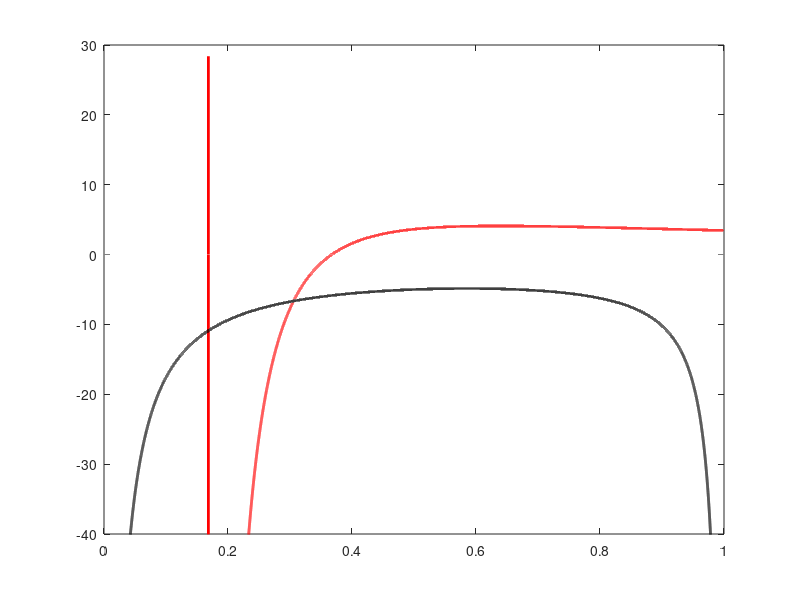

The MATLAB source for this figure: (Note: this script raises an error after producing the figure.)
%%
close all; clear all;
global pop beta r c gamma amax amin I0 sigma Tend term_I
pop =1;
beta = 0.06;%0.0232/pop;%0.06;
r = 0.1;%0.39;
c = 0.2;%6.83;
gamma = 1.0/110.0;
amax = 0.9;
amin = 0.2;
I0 = 0.7;
sigma = 0.5;
Tend = 1000;

f = @(t,y)odeswitch(t,y,amin,amax,r,sigma,beta,pop,c,gamma);
t =0:0.01:1000;
ivals = linspace(0,pop,length(t));
figure()
%ylim([-40,0])
%hold on;
plot(ivals, (c*ivals-amax*r*(pop-sigma*ivals))./(ivals.*(amax*beta*(pop*ivals)-gamma)),'linewidth',2,'color','red')
hold on;
%plot(ivals, (c*ivals+amin*r*(pop-sigma*ivals))./(ivals.*(amin*beta*(pop*ivals)-gamma)),'linewidth',2,'color','blue')
ylim([-40,30])
xlim([0,1])
plot(ivals, -r*(pop - sigma*ivals)./(beta*(pop-ivals).*ivals),'linewidth',2,'color','black')
plot(ivals, zeros(length(ivals),1),'LineStyle','--','color',[0.7 0.7 0.7])
%legend('Terminal condition, a(T)=M','Terminal condition, a(T)=m','Switching curve')

%%
options = odeset('Events', @(t,y)term_cond(t, y),'RelTol',1e-8);

f = @(t,y)odeswitch(t,y,amin,amax,r,sigma,beta,pop,c,gamma);
y0=[-20,I0];
[T,Y] = ode45(f,[0, Tend],y0, options);
plot(Y(:,2),Y(:,1),'linewidth',2, 'LineStyle',':', 'Color','k')
[a,~,~] = get_a(Y(:,2),Y(:,1),pop,r,sigma,beta,amin,amax);
payoff=trapz(T,r*a.*(pop-sigma*Y(:,2)) - c*Y(:,2));
text_x1 = Y(end,2);
text_y1 = Y(end,1)+1;
text_x2 = Y(1,2);
text_y2 = Y(1,1);
label = sprintf('%.1f',payoff);
label2 = sprintf('%.1f',T(end));
text(text_x1, text_y1, label, 'Color', 'k', 'FontSize',8);
text(text_x2, text_y2,label2, 'Color', 'k', 'FontSize',8);
term_I = Y(end,2);

options = odeset('Events', @(t,y)term_cond2(t, y),'RelTol',1e-8);

for l0 = linspace(-30,0,5000)
    y0=[l0,I0];
    [T,Y] = ode45(f,[0, Tend],y0, options);
    if T(end)<1000
        plot(Y(:,2),Y(:,1),'linewidth',1.5)
        [a,~,~] = get_a(Y(:,2),Y(:,1),pop,r,sigma,beta,amin,amax);
        payoff=trapz(T,r*a.*(pop-sigma*Y(:,2)) - c*Y(:,2));
        text_x1 = Y(end,2);
        text_y1 = Y(end,1);
        text_x2 = Y(1,2);
        text_y2 = Y(1,1);
        label = sprintf('%.1f',payoff);
        label2 = sprintf('%.1f',T(end));
        text(text_x1, text_y1, label, 'Color', 'k', 'FontSize',8);
        text(text_x2, text_y2,label2, 'Color', 'k', 'FontSize',8);
    end
end
% [t,I,curlambda,a] = opSIS_Icost(I0,beta,gamma,r,c,sigma,pop,Tend, amin, amax);
% plot(I,curlambda,'linewidth',2.5, 'Color','black')
% payoff=trapz(t,r*a.*(pop-sigma*I) - c*I);
% text_x1 = I(end);
% text_y1 = curlambda(end)+1;
% label = sprintf('%.1f',payoff);
% text(text_x1, text_y1, label, 'Color', 'k', 'FontSize',8);


function [value, isterminal, direction] = term_cond(T, Y)
global pop beta r c gamma amax amin I0 sigma Tend term_I
value= Y(1)<=(c*Y(2)-amax*r*(pop-sigma*Y(2)))./(Y(2).*(amax*beta*(pop*Y(2))-gamma));
isterminal = 1;   % Stop the integration
direction  = 0;
end

function [value, isterminal, direction] = term_cond2(T, Y)
global pop beta r c gamma amax amin I0 sigma Tend term_I
value= abs(Y(2)-term_I)<=1e-5;
isterminal = 1;   % Stop the integration
direction  = 0;
end